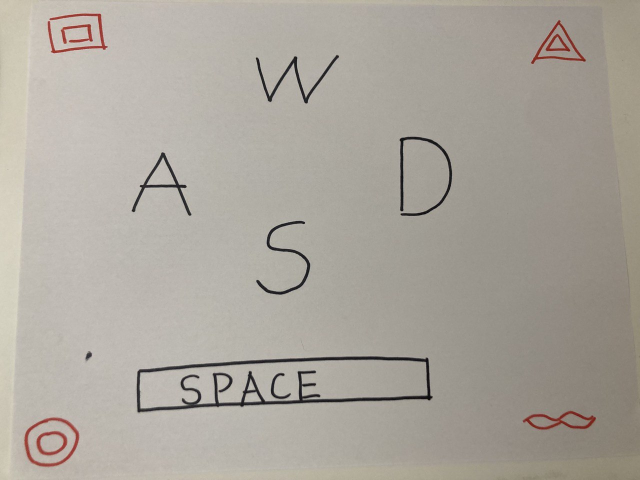
#> input picture images/test_key.jpg, 1280 x 960 px (shown at 1/2 size)
$ jupyter execute --allow-errors read_image.ipynb
#> lines starting #> are read from the running program, lines starting #| are printed output that depends on the picture; after the words box and inside, x2 and y2 are one past the last pixel; in counts of white or black regions, pixels touching at a corner belong together
[cell 1]
import numpy as np
import cv2
import pytesseract as pyt
from matplotlib import pyplot as plt
from skimage.measure import regionprops, label
import pickle as pk
import matplotlib.pyplot as plt
from copy import deepcopy

[cell 2]
WHITE = np.array([255, 255, 255])
BLACK = np.array([0, 0, 0])
RED = np.array([255, 0, 0])

img = cv2.imread('./images/test_key.jpg')
#> img is the input picture: shape (960, 1280, 3); mean B, G, R 156.5, 165.3, 170.9
# img = cv2.imread('www.png')
img = cv2.cvtColor(img, cv2.COLOR_BGR2RGB)

m, n, _ = img.shape
#> m = 960; n = 1280
mask = np.zeros((m, n))

print (m, n)
#| 960 1280

for i in range(m):
    for j in range(n):
        # img[i, j] = WHITE
        if np.absolute(np.sum(img[i, j] - BLACK)) < 150:
            mask[i, j] = 1
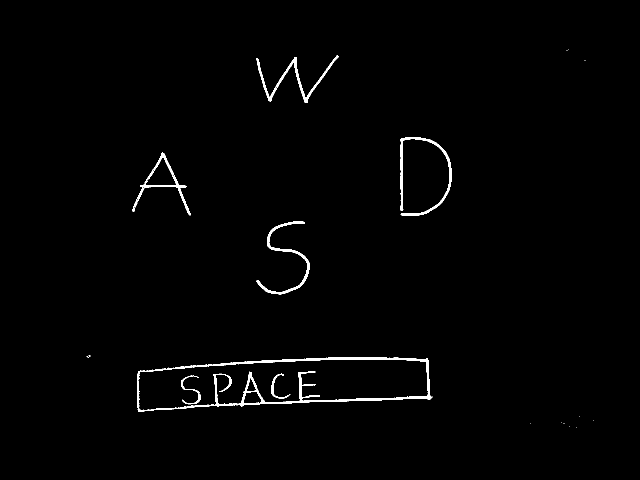
#> mask: shape (960, 1280) float64 (shown at 1/2 size); values 0 (black) and 1 (white), 1.1% white; 23 white regions (14 under 20 px), largest, box (x1, y1, x2, y2) and area: (274, 714, 865, 824) 6368, (800, 274, 904, 431) 1953, (512, 111, 677, 206) 1672

plt.imshow(mask)
# plt.savefig('sao_mask.png')
plt.show()

[cell 3]
ma = deepcopy(mask)
ma = mask.astype('uint8')
kernel1 = np.ones((2, 2), np.uint8)
ma = cv2.dilate(ma, kernel1, iterations = 3)

[cell 4]
plt.imshow(ma)
plt.show()
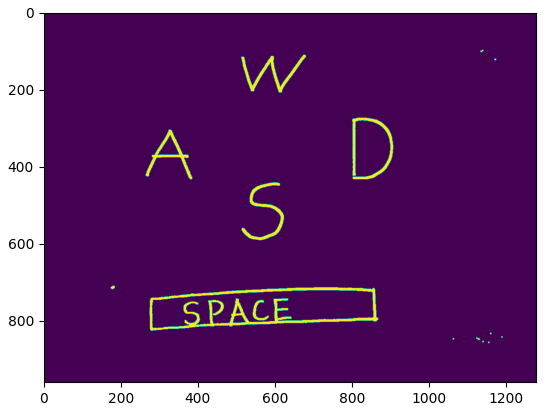
#> figure drawn by matplotlib, 1 panel

[cell 5]
res = label(ma, connectivity = 2)
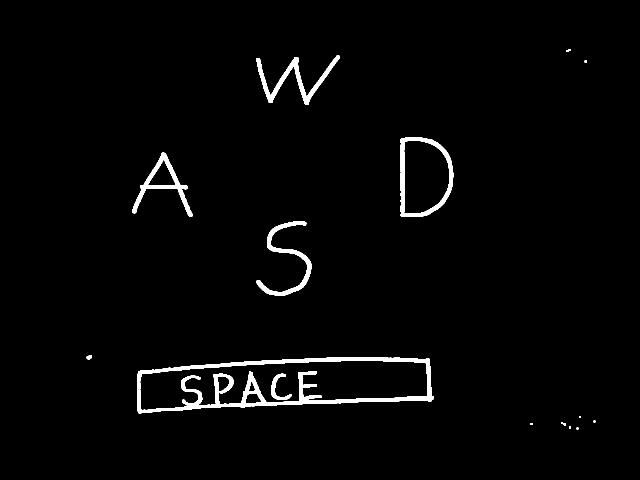
#> ma: shape (960, 1280) (shown at 1/2 size); values 0 (black) and 1 (white), 2.2% white; 15 white regions (5 under 20 px)
regions = regionprops(res)
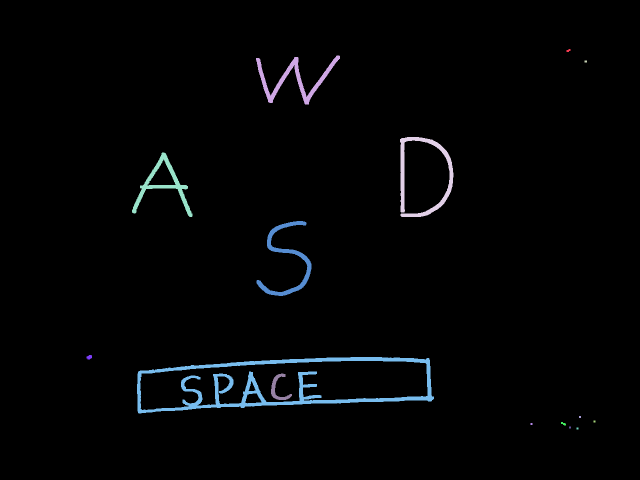
#> res: shape (960, 1280) int64 (shown at 1/2 size); 16 distinct labels, from 0 to 15; one colour per label, 0 black
plt.imshow(res)

[cell 6]
len(regions)
#> Out = 15
